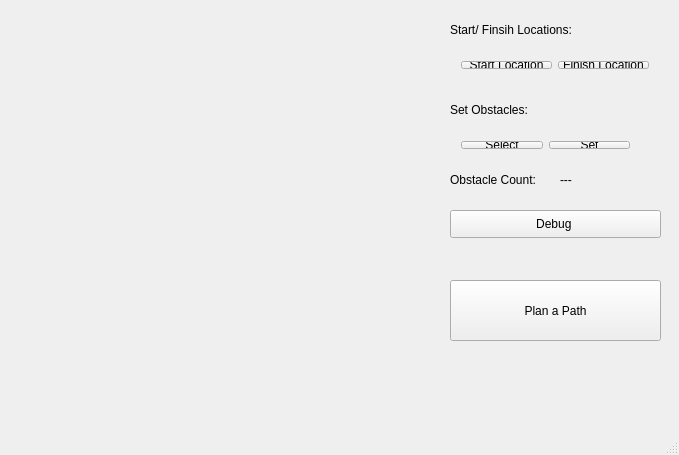
<?xml version="1.0" encoding="UTF-8"?>
<ui version="4.0">
 <class>MainWindow</class>
 <widget class="QMainWindow" name="MainWindow">
  <property name="geometry">
   <rect>
    <x>0</x>
    <y>0</y>
    <width>679</width>
    <height>455</height>
   </rect>
  </property>
  <property name="windowTitle">
   <string>MainWindow</string>
  </property>
  <widget class="QWidget" name="centralWidget">
   <widget class="QLabel" name="label">
    <property name="geometry">
     <rect>
      <x>450</x>
      <y>100</y>
      <width>101</width>
      <height>20</height>
     </rect>
    </property>
    <property name="text">
     <string>Set Obstacles:</string>
    </property>
   </widget>
   <widget class="QLabel" name="label_2">
    <property name="geometry">
     <rect>
      <x>450</x>
      <y>20</y>
      <width>171</width>
      <height>20</height>
     </rect>
    </property>
    <property name="text">
     <string>Start/ Finsih Locations:</string>
    </property>
   </widget>
   <widget class="QLabel" name="label_3">
    <property name="geometry">
     <rect>
      <x>450</x>
      <y>170</y>
      <width>111</width>
      <height>20</height>
     </rect>
    </property>
    <property name="text">
     <string>Obstacle Count:</string>
    </property>
   </widget>
   <widget class="QLabel" name="obstacle_count_label">
    <property name="geometry">
     <rect>
      <x>560</x>
      <y>170</y>
      <width>62</width>
      <height>20</height>
     </rect>
    </property>
    <property name="text">
     <string>---</string>
    </property>
   </widget>
   <widget class="QWidget" name="layoutWidget">
    <property name="geometry">
     <rect>
      <x>450</x>
      <y>50</y>
      <width>210</width>
      <height>30</height>
     </rect>
    </property>
    <layout class="QHBoxLayout" name="horizontalLayout">
     <item>
      <widget class="QPushButton" name="start_loc_Button">
       <property name="text">
        <string>Start Location</string>
       </property>
      </widget>
     </item>
     <item>
      <widget class="QPushButton" name="end_loc_Button">
       <property name="text">
        <string>Finish Location</string>
       </property>
      </widget>
     </item>
    </layout>
   </widget>
   <widget class="QWidget" name="layoutWidget">
    <property name="geometry">
     <rect>
      <x>450</x>
      <y>130</y>
      <width>191</width>
      <height>30</height>
     </rect>
    </property>
    <layout class="QHBoxLayout" name="horizontalLayout_2">
     <item>
      <widget class="QPushButton" name="start_obstacle_Button">
       <property name="text">
        <string>Select</string>
       </property>
      </widget>
     </item>
     <item>
      <widget class="QPushButton" name="set_obs_Button">
       <property name="text">
        <string>Set</string>
       </property>
      </widget>
     </item>
    </layout>
   </widget>
   <widget class="QPushButton" name="debug_Button">
    <property name="geometry">
     <rect>
      <x>450</x>
      <y>210</y>
      <width>211</width>
      <height>28</height>
     </rect>
    </property>
    <property name="text">
     <string>Debug </string>
    </property>
   </widget>
   <widget class="QPushButton" name="path_plan_Button">
    <property name="geometry">
     <rect>
      <x>450</x>
      <y>280</y>
      <width>211</width>
      <height>61</height>
     </rect>
    </property>
    <property name="text">
     <string>Plan a Path</string>
    </property>
   </widget>
  </widget>
  <widget class="QStatusBar" name="statusBar"/>
 </widget>
 <layoutdefault spacing="6" margin="11"/>
 <resources/>
 <connections/>
</ui>
